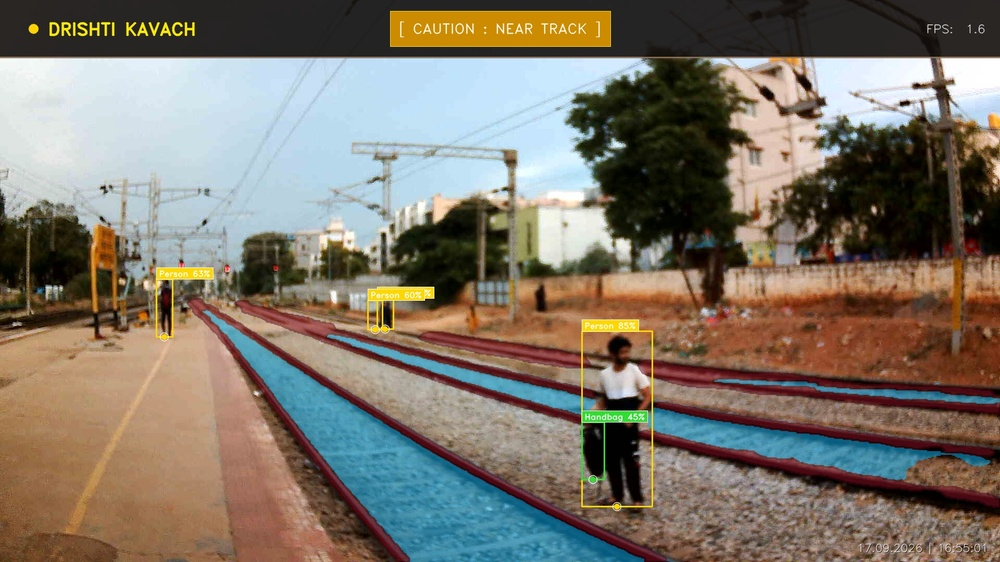
#> input picture assets/images/1.jpg, 1000 x 562 px, shrunk from 1920 x 1080 before the run
$ python -i weather_enhancer.py   (imports and definitions only)
#> lines starting #> are read from the running program, lines starting #| are printed output that depends on the picture
#> further down, picture is the input picture: shape (562, 1000, 3); mean B, G, R 105.2, 117.1, 125.9
"""
Drishti Kavach: Harsh Weather, Fog, and Rain Optical Enhancement Pipeline

CLI Flags & Usage:
  Integrated into the pipeline. Provides real-time atmospheric defogging,
  CLAHE luminance contrast recovery, and rain-streak suppression.

Features:
  - Automatic Fog / Low-Visibility Detection (Airlight Haze Index)
  - Fast CLAHE Contrast Recovery (LAB Luminance Domain)
  - Atmospheric Scattering Dark Channel Prior (DCP) Dehazing
  - Temporal Rain-Streak Filtering for Live Video Streams
"""

from typing import Tuple, Optional
import cv2
import numpy as np


class WeatherEnhancer:
    """
    Real-time optical enhancement engine for dense fog, heavy rain, mist, and low contrast.
    """

    def __init__(self, clip_limit: float = 3.0, tile_grid_size: Tuple[int, int] = (8, 8)):
        self.clahe = cv2.createCLAHE(clipLimit=clip_limit, tileGridSize=tile_grid_size)
        self.prev_frames = []
        self.max_temporal_frames = 3

    def detect_fog(self, frame_bgr: np.ndarray) -> Tuple[bool, float]:
        """
        Estimates the atmospheric fog / haze density in the frame.

        Returns:
            Tuple of (is_foggy: bool, fog_density_score: float [0.0 - 1.0])
        """
        gray = cv2.cvtColor(frame_bgr, cv2.COLOR_BGR2GRAY)
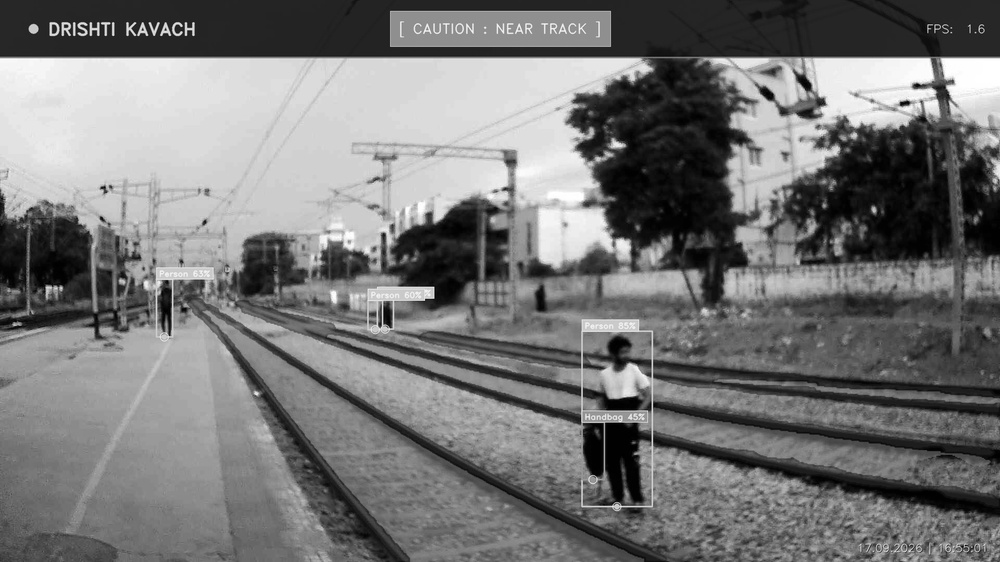
#> gray: shape (562, 1000); min 0, max 255, mean 118.4

        # 1. Standard Deviation of Gray (Low contrast = high fog)
        std_dev = float(np.std(gray))
#> std_dev = 69.01

        # 2. Dark Channel estimate (in hazy images, minimum channel values are high due to airlight)
        min_channel = np.min(frame_bgr, axis=2)
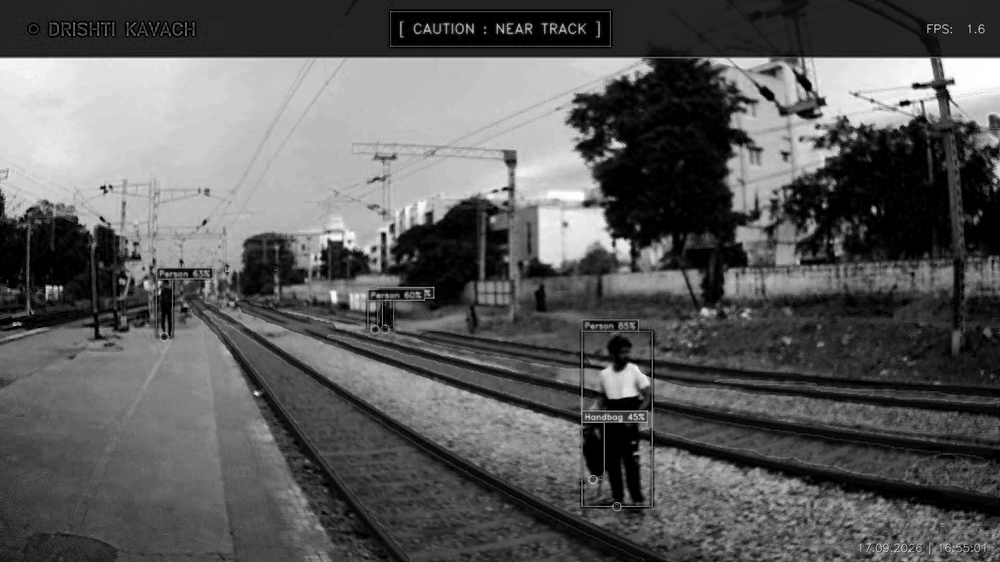
#> min_channel: shape (562, 1000); min 0, max 255, mean 91.6
        mean_dark = float(np.mean(min_channel))
#> mean_dark = 91.59

        # Normalize fog score: high mean dark channel + low standard deviation = dense fog
        contrast_score = np.clip((55.0 - std_dev) / 40.0, 0.0, 1.0)
#> contrast_score = 0
        airlight_score = np.clip((mean_dark - 60.0) / 100.0, 0.0, 1.0)
#> airlight_score = 0.316
        fog_score = float(0.6 * airlight_score + 0.4 * contrast_score)
#> fog_score = 0.19

        is_foggy = fog_score > 0.40
#> is_foggy = False
        return is_foggy, fog_score

    # [58 lines left out: functions enhance_clahe, defog_dcp, filter_rain_temporal, not called in this run]

    def process(
        self,
        frame_bgr: np.ndarray,
        mode: str = "auto",  # 'auto', 'clahe', 'dcp', 'rain', 'off'
        is_video_stream: bool = False
    ) -> Tuple[np.ndarray, str, float]:
        """
        Full weather enhancement processing entry point.

        Returns:
            Tuple of (enhanced_frame, active_mode_name, fog_score)
        """
        if mode == "off":
            return frame_bgr, "NORMAL", 0.0

        is_foggy, fog_score = self.detect_fog(frame_bgr)
#> is_foggy = False; fog_score = 0.19

        if mode == "auto":
            if is_foggy and fog_score > 0.60:
                out = self.defog_dcp(frame_bgr)
                return out, f"DCP DEFOG ({fog_score:.0%})", fog_score
            elif is_foggy:
                out = self.enhance_clahe(frame_bgr)
                return out, f"CLAHE ENHANCE ({fog_score:.0%})", fog_score
            else:
                return frame_bgr, "CLEAR ATMOSPHERE", fog_score

        elif mode == "clahe":
            return self.enhance_clahe(frame_bgr), "FORCED CLAHE", fog_score

        elif mode == "dcp":
            return self.defog_dcp(frame_bgr), "FORCED DCP DEFOG", fog_score

        elif mode == "rain":
            filtered = self.filter_rain_temporal(frame_bgr) if is_video_stream else frame_bgr
            enhanced = self.enhance_clahe(filtered)
            return enhanced, "RAIN FILTER + CLAHE", fog_score

        return frame_bgr, "NORMAL", 0.0

>>> import cv2
>>> picture = cv2.imread('../../assets/images/1.jpg')
>>> result = WeatherEnhancer().process(picture)

$ run again, on assets/images/2.jpg
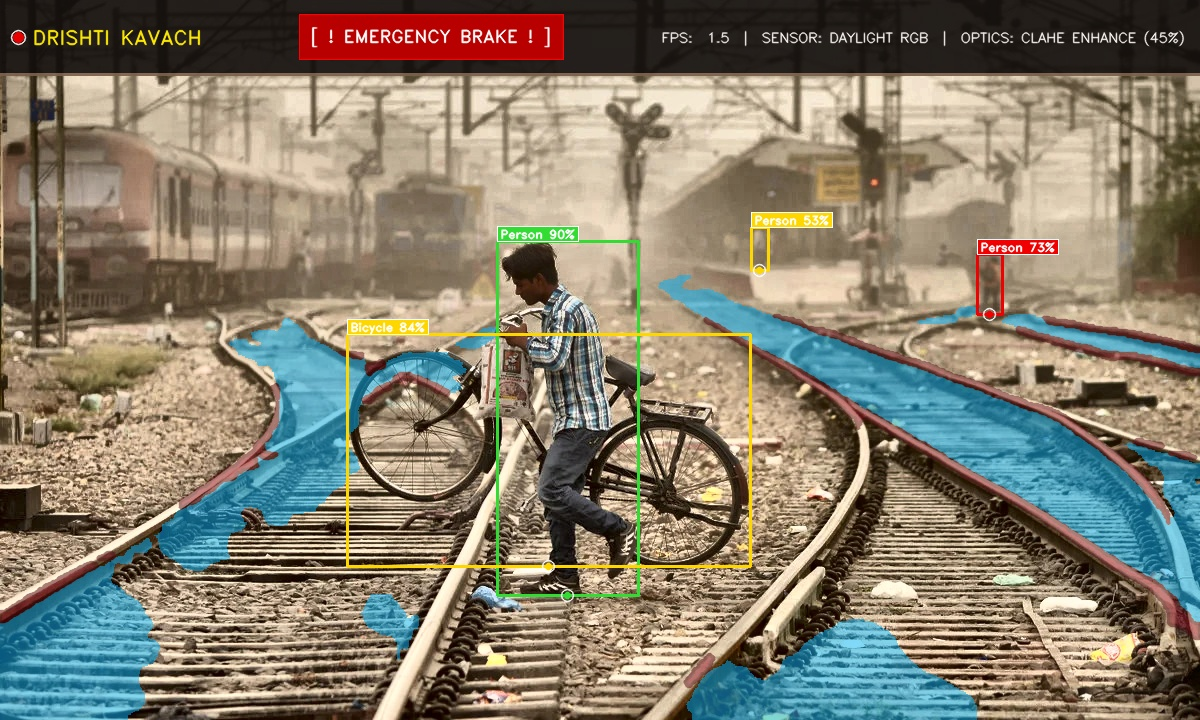
#> input picture assets/images/2.jpg, 1200 x 720 px
#> picture is the input picture: shape (720, 1200, 3); mean B, G, R 109.4, 126.6, 134.4
#> in detect_fog, `gray = cv2.cvtColor(frame_bgr, cv2.COLOR_BGR2GRAY)`:
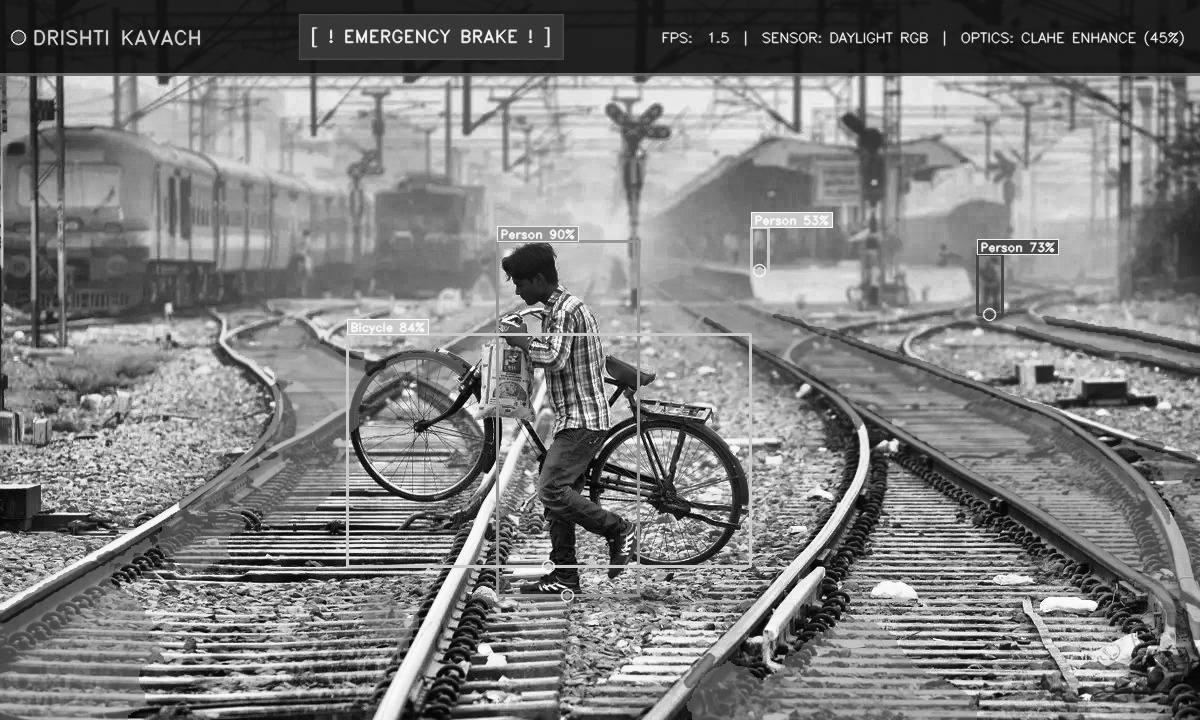
#> gray: shape (720, 1200); min 1, max 254, mean 127
#> std_dev = 62.09
#> in detect_fog, `min_channel = np.min(frame_bgr, axis=2)`:
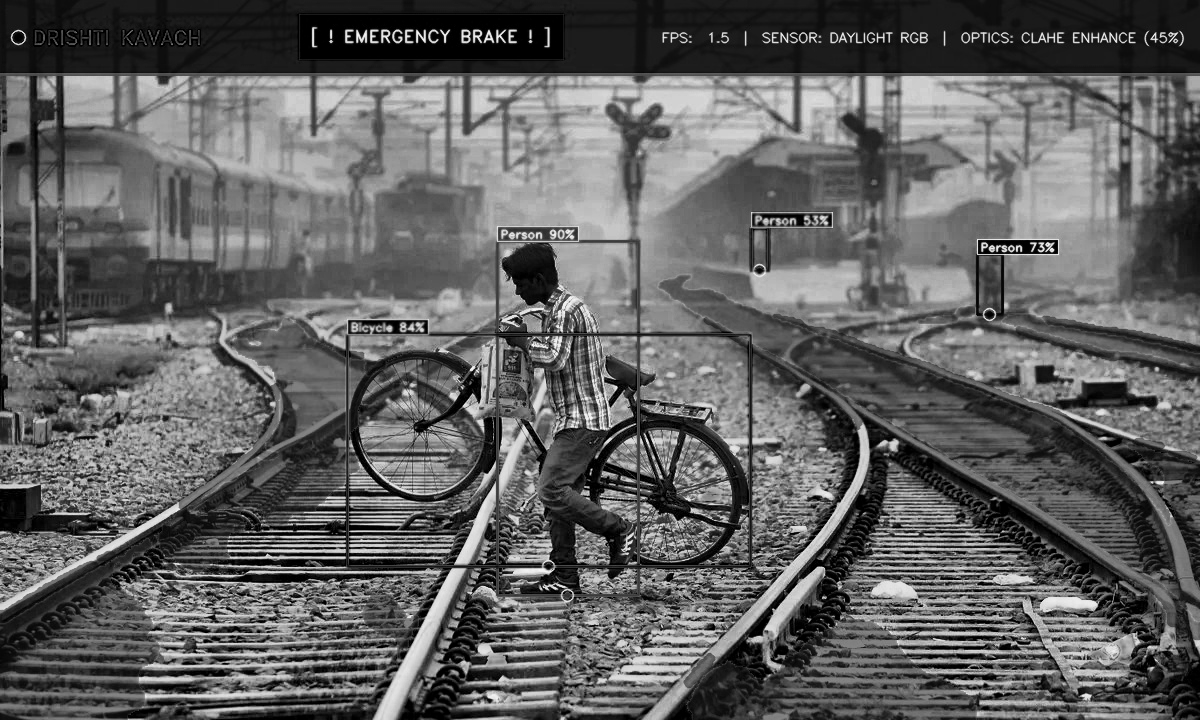
#> min_channel: shape (720, 1200); min 0, max 250, mean 96.9
#> mean_dark = 96.92
#> contrast_score = 0
#> airlight_score = 0.369
#> in detect_fog, `fog_score = float(0.6 * airlight_score + 0.4 * contrast_score)`: fog_score = 0.222
#> in detect_fog, `is_foggy = fog_score > 0.40`: is_foggy = False
#> in process, `is_foggy, fog_score = self.detect_fog(frame_bgr)`: fog_score = 0.222

$ run again, on assets/images/3.jpg
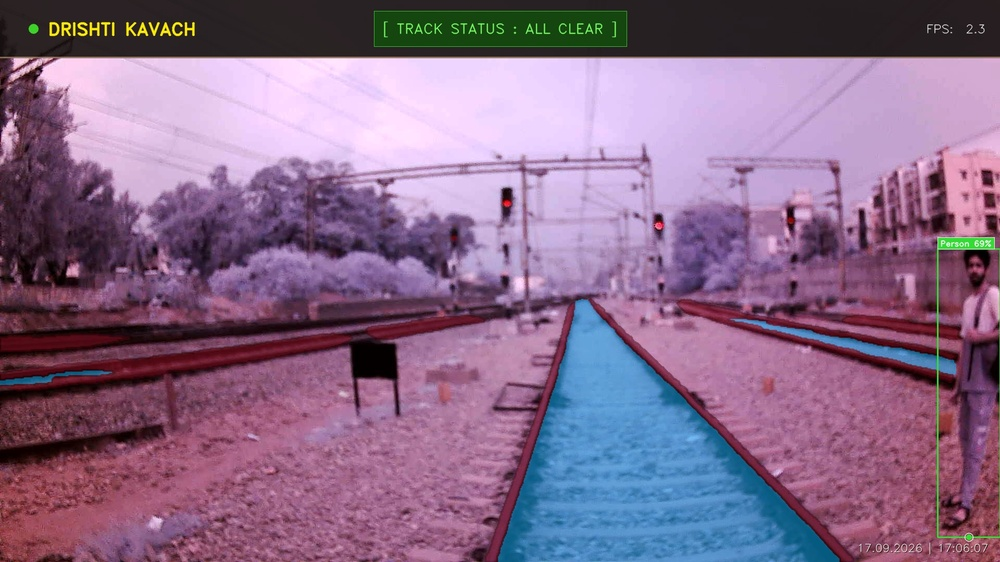
#> input picture assets/images/3.jpg, 1000 x 562 px, shrunk from 1920 x 1080 before the run
#> picture is the input picture: shape (562, 1000, 3); mean B, G, R 136.7, 106.2, 136
#> in detect_fog, `gray = cv2.cvtColor(frame_bgr, cv2.COLOR_BGR2GRAY)`:
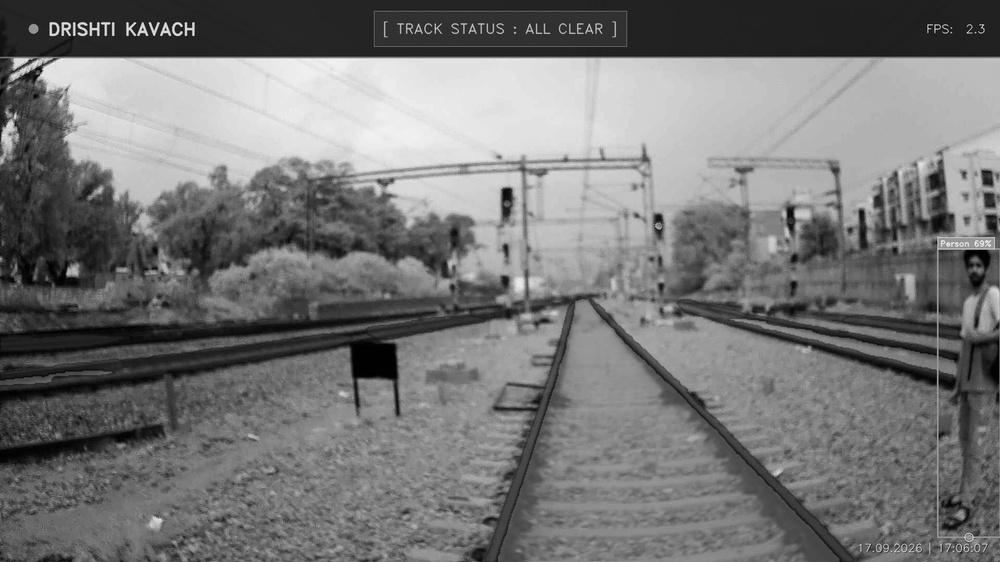
#> gray: shape (562, 1000); min 0, max 243, mean 118.6
#> std_dev = 59.65
#> in detect_fog, `min_channel = np.min(frame_bgr, axis=2)`:
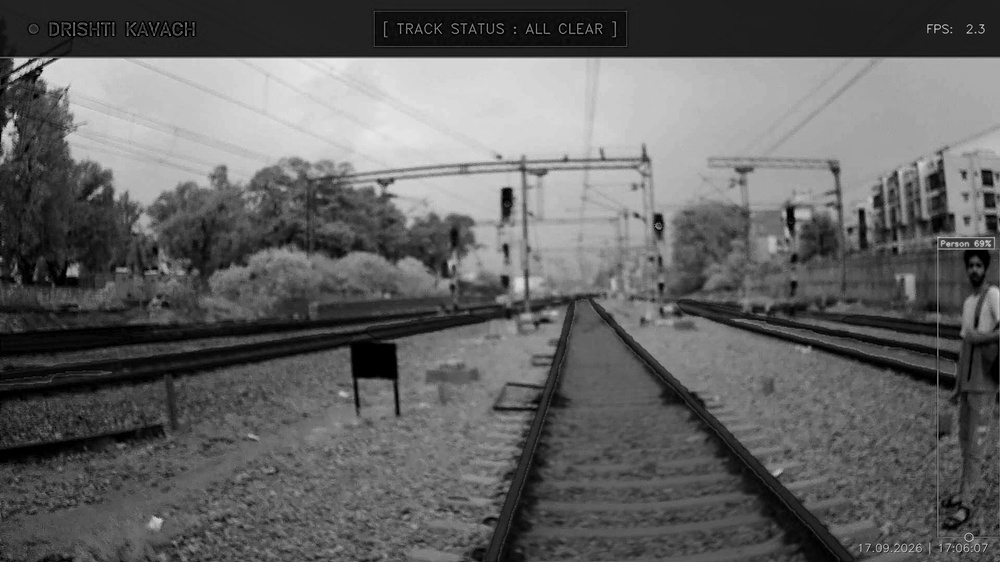
#> min_channel: shape (562, 1000); min 0, max 235, mean 99.1
#> mean_dark = 99.05
#> contrast_score = 0
#> airlight_score = 0.391
#> in detect_fog, `fog_score = float(0.6 * airlight_score + 0.4 * contrast_score)`: fog_score = 0.234
#> in detect_fog, `is_foggy = fog_score > 0.40`: is_foggy = False
#> in process, `is_foggy, fog_score = self.detect_fog(frame_bgr)`: fog_score = 0.234

$ run again, on assets/images/4.jpg
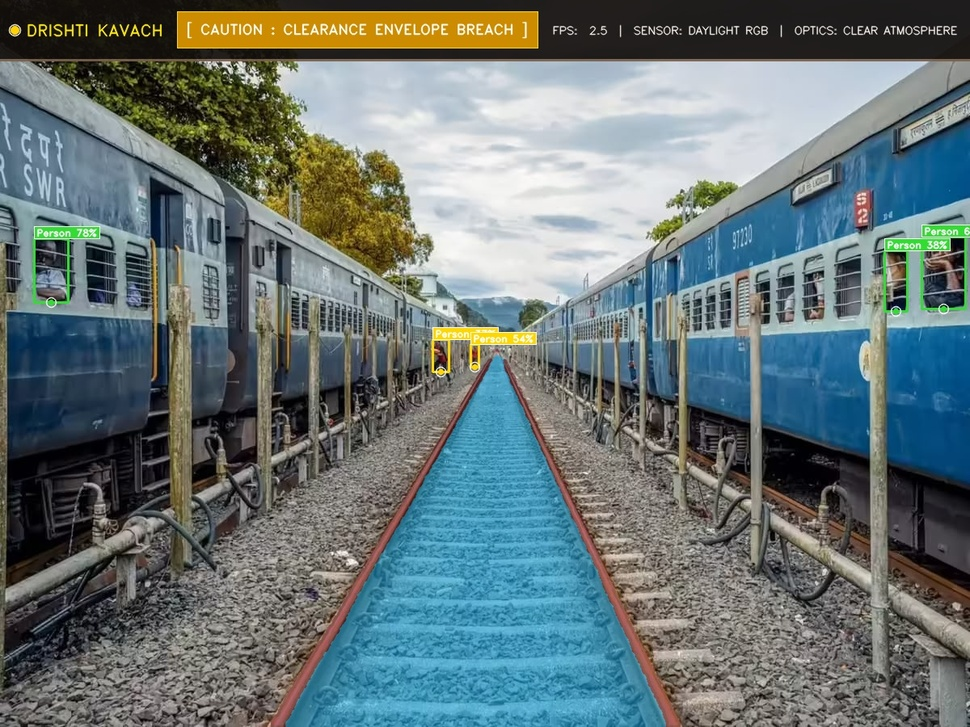
#> input picture assets/images/4.jpg, 970 x 727 px, shrunk from 1200 x 900 before the run
#> picture is the input picture: shape (727, 970, 3); mean B, G, R 118.1, 117.6, 104
#> in detect_fog, `gray = cv2.cvtColor(frame_bgr, cv2.COLOR_BGR2GRAY)`:
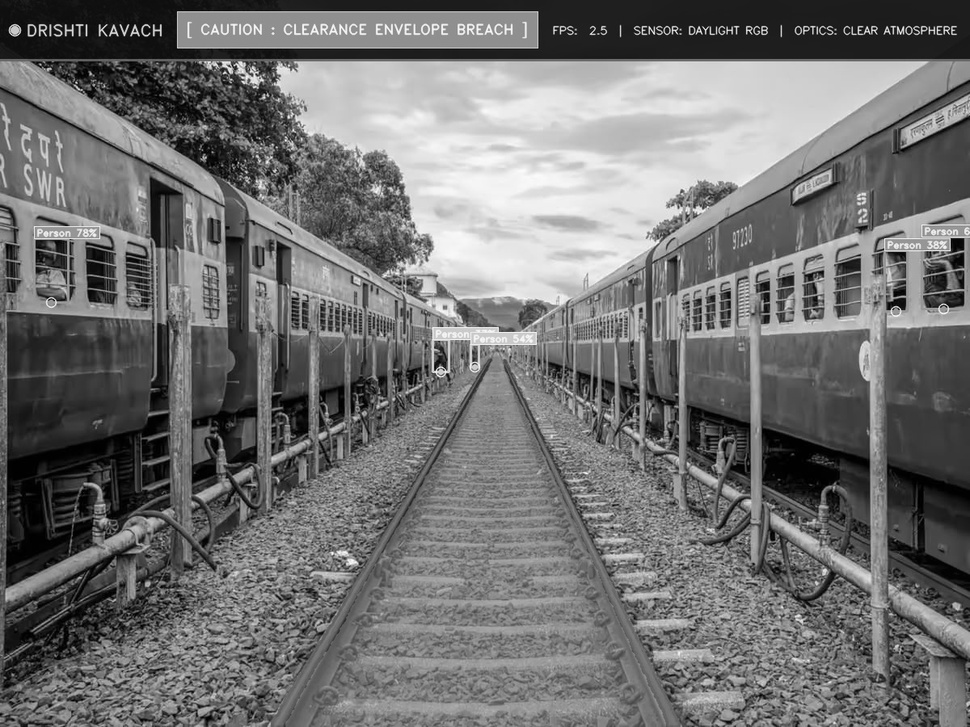
#> gray: shape (727, 970); min 0, max 255, mean 113.6
#> std_dev = 60.48
#> in detect_fog, `min_channel = np.min(frame_bgr, axis=2)`:
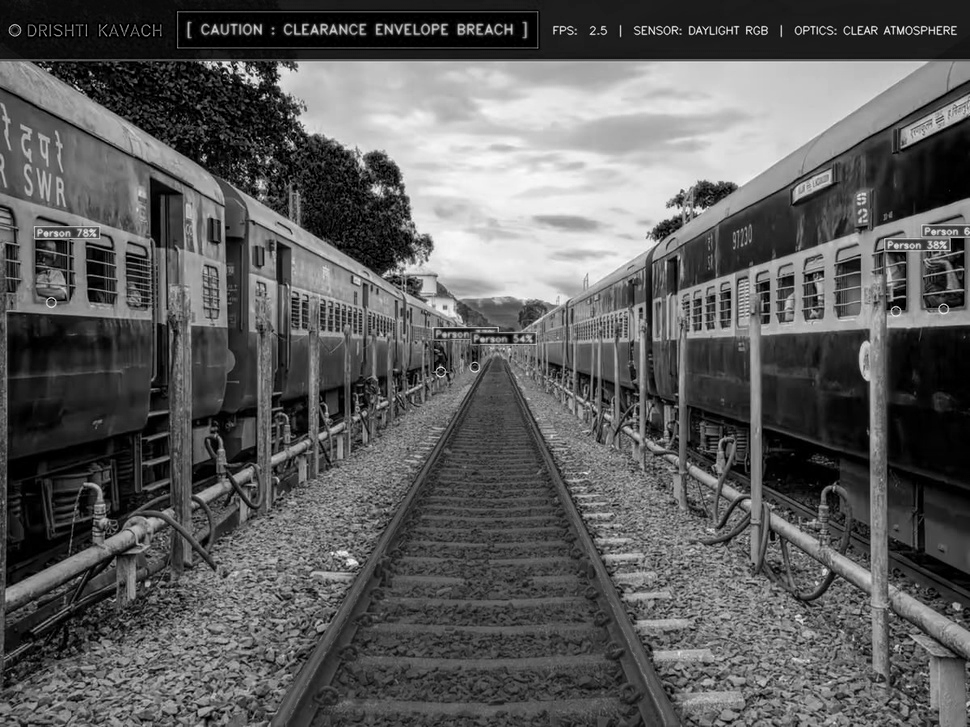
#> min_channel: shape (727, 970); min 0, max 254, mean 92.6
#> mean_dark = 92.57
#> contrast_score = 0
#> airlight_score = 0.326
#> in detect_fog, `fog_score = float(0.6 * airlight_score + 0.4 * contrast_score)`: fog_score = 0.195
#> in detect_fog, `is_foggy = fog_score > 0.40`: is_foggy = False
#> in process, `is_foggy, fog_score = self.detect_fog(frame_bgr)`: fog_score = 0.195
